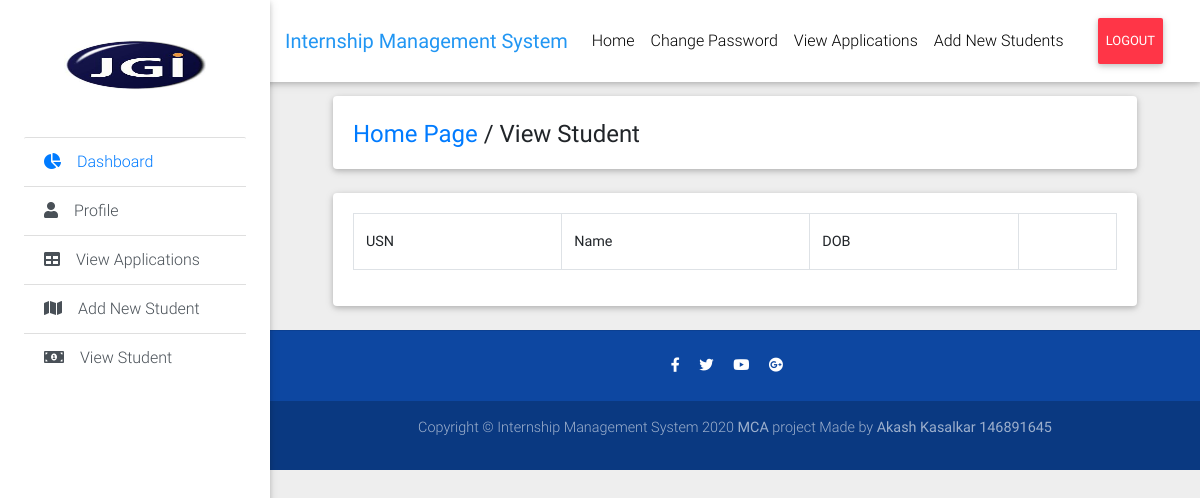
/staff/view_student.php, run on an earlier commit of the app's database.
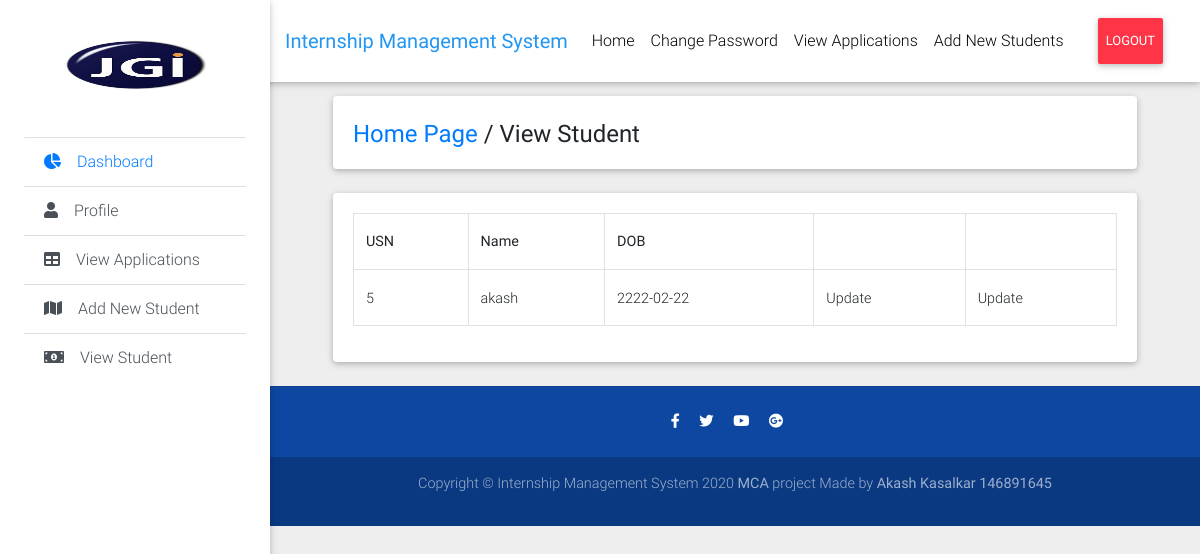
And on a later commit of the database.
### tables this page shows
CREATE TABLE `student` (
  `usn` varchar(100) NOT NULL,
  `name` varchar(300) NOT NULL,
  `email` varchar(300) NOT NULL,
  `gender` varchar(1) NOT NULL,
  `dob` varchar(100) NOT NULL,
  `phone` varchar(100) NOT NULL,
  `sem` int(6) NOT NULL,
  `department` varchar(100) NOT NULL
);

### staff/view_student.php (the view, shortened to what this page needs)
<!DOCTYPE html>
<html lang="en">
<body class="grey lighten-3">
 <?php include "left_nav.php"; ?>
  <main class="pt-5 mx-lg-5">
    <div class="container-fluid mt-5">
      <div class="card mb-4 wow fadeIn">
        <div class="card-body d-sm-flex justify-content-between">
          <h4 class="mb-2 mb-sm-0 pt-1">
            <a href="dashboard.php" >Home Page</a>
            <span>/</span>
            <span>View Student</span>
          </h4>
        </div>
      </div>
      <div class="row wow fadeIn">
        <div class="col-lg-12">
          <div class="card">
            <div class="card-body">
              <table class="table table-bordered">
                <tr>
                  <th>USN</th>
                  <th>Name</th>
                  <th>DOB</th>
                  <th></th>
                </tr>
                <?php
                  $qry="select * from student";
                  $exc=mysqli_query($conn,$qry);
                  while($row=mysqli_fetch_array($exc)){
               ?>
                <tr>
                  <td><?php echo $usn=$row['usn']; ?></td>
                  <td><?php echo $row['name']; ?></td>
                  <td><?php echo $row['dob']; ?></td>
                  <td><a href="update_student.php">Update</a></td>
                  <td><a href="delete_student.php">Update</a></td>
               </tr>
                    <?php
                  }
                ?>
              </table>
            </div>
          </div>
        </div>
      </div>
    </div>
  </main>
<?php include "footer.php"; ?>
</body>
</html>

What changed in the data, as far as the page shows it:
added student: usn "5", name "akash", dob "2222-02-22"
